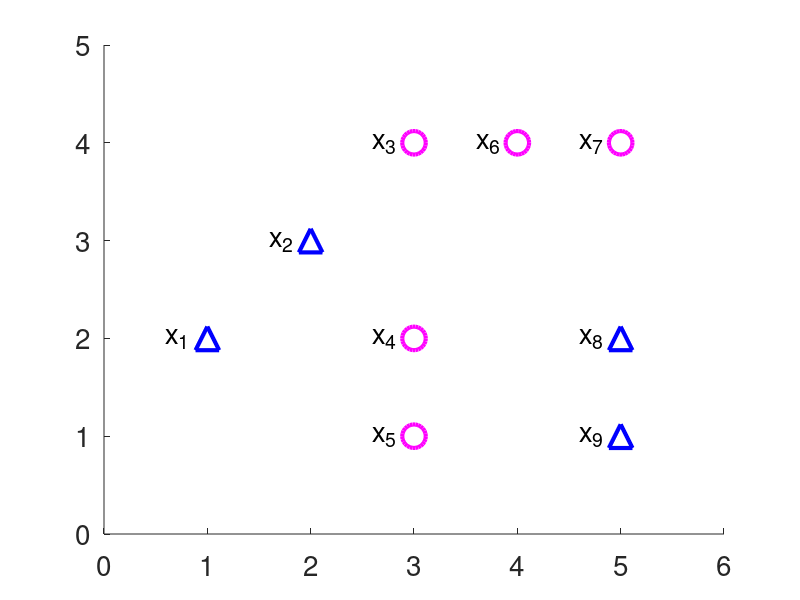

Write the MATLAB code that produced this figure. (Note: this script raises an error after producing the figure.)
clear;
figure; hold on;
xpos = [1 2 5 5];
ypos = [2 3 1 2];
xneg = [3 3 3 4 5];
yneg = [1 2 4 4 4];
plot(xpos, ypos, 'b^', 'linewidth', 3, 'markersize', 17);
plot(xneg, yneg, 'mo', 'linewidth', 3, 'markersize', 17);
text(1-0.4, 2, 'x_1', 'fontsize', 20);
text(2-0.4, 3, 'x_2', 'fontsize', 20);
text(3-0.4, 4, 'x_3', 'fontsize', 20);
text(3-0.4, 2, 'x_4', 'fontsize', 20);
text(3-0.4, 1, 'x_5', 'fontsize', 20);
text(4-0.4, 4, 'x_6', 'fontsize', 20);
text(5-0.4, 4, 'x_7', 'fontsize', 20);
text(5-0.4, 2, 'x_8', 'fontsize', 20);
text(5-0.4, 1, 'x_9', 'fontsize', 20);
set(gca,'FontSize',20);
axis([0 6 0 5]);
set(gca, 'YTick', 0:1:5);

pos = [xpos' ypos'];
neg = [xneg' yneg'];

%% Define training data
datafeatures = [pos; neg];
dataclass(1:4) = 1;
dataclass(5:9) = -1;

%% use AdaBoost to make a classifier
[classestimate, model]=adaboost('train', datafeatures, dataclass, 3);
pos = datafeatures(classestimate==1, :);
neg = datafeatures(classestimate==-1, :);

plot(pos(:,1), pos(:,2));
plot(neg(:,1), neg(:,2));

error=zeros(1,length(model)); 
for i=1:length(model)
    error(i)=model(i).error; 
end



